Frame 1 (no input): blank canvas, image omitted
Frame 60 (the mouse pressed at the canvas centre just before this capture): blank canvas, image omitted
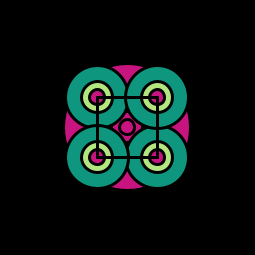
Frame 120 (the mouse held since frame 60 and released just before this capture)

The Processing sketch whose frames 1 and 60 were blank and that drew this single picture after the mouse press (run headless with seeded random() and noise(); from frame 60 on, the mouse is pressed at the canvas centre):

// Processing sketch: processing_181863
// ── processing_181863.pde

float mida=30;
//size (255,255);
 
void setup() {
  size (255, 255);
}

void draw()  {
  background (0);
  strokeWeight(3);

//rodones
  stroke(0);
  ellipse(mouseX,mouseY,mouseY,mouseY);
  ellipse(mouseX,mouseY,mouseY/2,mouseY/2);
  ellipse(mouseX,mouseY,mouseY/4,mouseY/4);
  ellipse(mouseX,mouseY,mouseY/8,mouseY/8);
  
  fill(15,150,mouseX);
  ellipse(mouseX+mida,mouseY+mida,mouseY/2,mouseY/2);
  ellipse(mouseX-mida,mouseY-mida,mouseY/2,mouseY/2);
  ellipse(mouseX+mida,mouseY-mida,mouseY/2,mouseY/2);
  ellipse(mouseX-mida,mouseY+mida,mouseY/2,mouseY/2);
  
  fill(180,230,mouseX);
  ellipse(mouseX+mida,mouseY+mida,mouseY/4,mouseY/4);
  ellipse(mouseX-mida,mouseY-mida,mouseY/4,mouseY/4);
  ellipse(mouseX+mida,mouseY-mida,mouseY/4,mouseY/4);
  ellipse(mouseX-mida,mouseY+mida,mouseY/4,mouseY/4);
  
  fill(200,20,mouseX);
  ellipse(mouseX+mida,mouseY+mida,mouseY/8,mouseY/8);
  ellipse(mouseX-mida,mouseY-mida,mouseY/8,mouseY/8);
  ellipse(mouseX+mida,mouseY-mida,mouseY/8,mouseY/8);
  ellipse(mouseX-mida,mouseY+mida,mouseY/8,mouseY/8);
  
//linies
  line(mouseX+mida,mouseY-mida,mouseX-mida,mouseY-mida);
  line(mouseX-mida,mouseY+mida,mouseX-mida,mouseY-mida);
  line(mouseX-mida,mouseY+mida,mouseX+mida,mouseY+mida);
  line(mouseX+mida,mouseY-mida,mouseX+mida,mouseY+mida);
 
}
